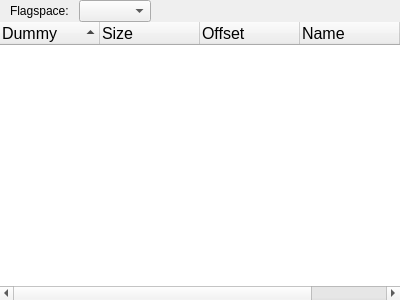
<?xml version="1.0" encoding="UTF-8"?>
<ui version="4.0">
 <class>FlagsWidget</class>
 <widget class="QDockWidget" name="FlagsWidget">
  <property name="geometry">
   <rect>
    <x>0</x>
    <y>0</y>
    <width>400</width>
    <height>300</height>
   </rect>
  </property>
  <property name="windowTitle">
   <string notr="true">Flags</string>
  </property>
  <widget class="QWidget" name="dockWidgetContents">
   <layout class="QVBoxLayout" name="verticalLayout">
    <property name="spacing">
     <number>0</number>
    </property>
    <property name="leftMargin">
     <number>0</number>
    </property>
    <property name="topMargin">
     <number>0</number>
    </property>
    <property name="rightMargin">
     <number>0</number>
    </property>
    <property name="bottomMargin">
     <number>0</number>
    </property>
    <item>
     <layout class="QHBoxLayout" name="horizontalLayout_17">
      <property name="spacing">
       <number>10</number>
      </property>
      <property name="leftMargin">
       <number>10</number>
      </property>
      <property name="topMargin">
       <number>0</number>
      </property>
      <property name="rightMargin">
       <number>5</number>
      </property>
      <item>
       <widget class="QLabel" name="flagspaceLabel">
        <property name="text">
         <string>Flagspace:</string>
        </property>
       </widget>
      </item>
      <item>
       <widget class="QComboBox" name="flagspaceCombo"/>
      </item>
      <item>
       <spacer name="horizontalSpacer">
        <property name="orientation">
         <enum>Qt::Horizontal</enum>
        </property>
        <property name="sizeHint" stdset="0">
         <size>
          <width>40</width>
          <height>20</height>
         </size>
        </property>
       </spacer>
      </item>
     </layout>
    </item>
    <item>
     <widget class="QTreeWidget" name="flagsTreeWidget">
      <property name="font">
       <font>
        <pointsize>12</pointsize>
       </font>
      </property>
      <property name="styleSheet">
       <string notr="true">QTreeWidget::item
{
    padding-left:10px;
    padding-top: 1px;
    padding-bottom: 1px;
    border-left: 10px;
}

QTreeWidget::item:hover
{
    background: rgb(242, 246, 248);
    color: black;
}

QTreeWidget::item:selected
{
    background: gray;
    color: white;
}</string>
      </property>
      <property name="frameShape">
       <enum>QFrame::NoFrame</enum>
      </property>
      <property name="dragEnabled">
       <bool>true</bool>
      </property>
      <property name="sortingEnabled">
       <bool>true</bool>
      </property>
      <property name="animated">
       <bool>true</bool>
      </property>
      <property name="allColumnsShowFocus">
       <bool>false</bool>
      </property>
      <property name="columnCount">
       <number>5</number>
      </property>
      <column>
       <property name="text">
        <string>Dummy</string>
       </property>
      </column>
      <column>
       <property name="text">
        <string>Size</string>
       </property>
      </column>
      <column>
       <property name="text">
        <string>Offset</string>
       </property>
      </column>
      <column>
       <property name="text">
        <string notr="true">Name</string>
       </property>
      </column>
      <column>
       <property name="text">
        <string notr="true">Comment</string>
       </property>
      </column>
     </widget>
    </item>
   </layout>
  </widget>
 </widget>
 <resources/>
 <connections/>
</ui>
